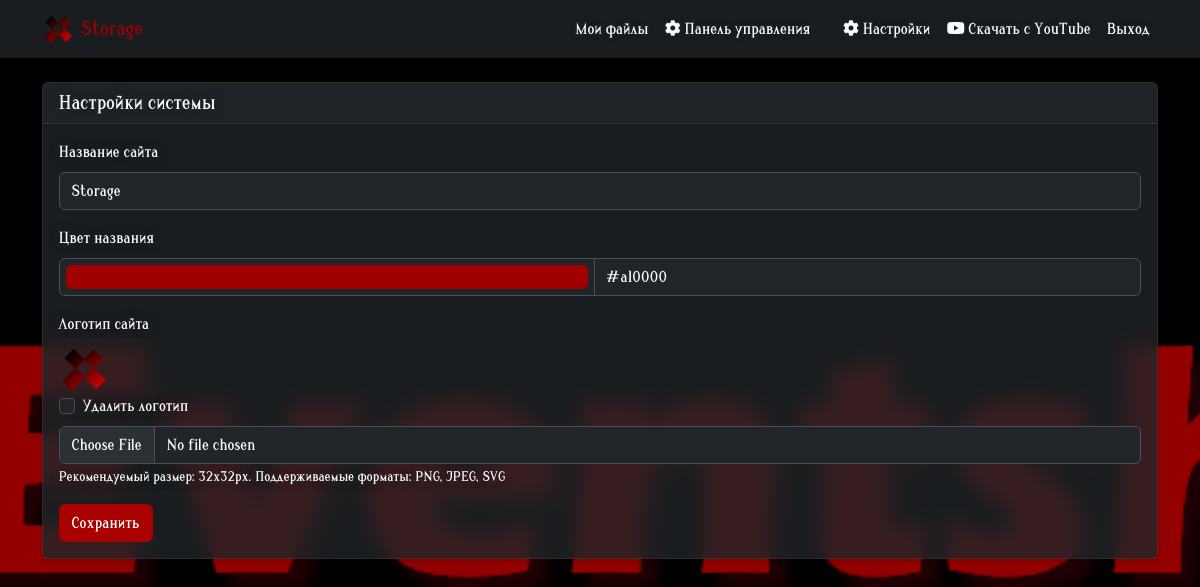
Screenshot of /esadmin/settings/ (signed in) with the database file from the repository.
### eventshock_auth/models.py (models this page shows, shortened)
class SystemSettings(models.Model):
    site_name = models.CharField(max_length=100, default='eStorage')
    site_logo = models.ImageField(upload_to='system/logo/', null=True, blank=True)
    site_name_color = models.CharField(max_length=7, default='#ffffff', help_text='HEX color code')
    class Meta:
        verbose_name = 'System Settings'
        verbose_name_plural = 'System Settings'
    @classmethod
    def get_settings(cls):
        settings, _ = cls.objects.get_or_create(pk=1)
        return settings

### eventshock_auth/admin/views.py (the view, shortened to what this page needs)
# urls.py: path('settings/', views.system_settings, name='system_settings'),
@staff_member_required
def system_settings(request):
    settings = SystemSettings.get_settings()
    return render(request, 'eventshock_auth/admin/system_settings.html', {
        'settings': settings
    })

### eventshock_auth/models.py (called while the page is built)
    def accent_color_rgb(self):
        color = self.accent_color.lstrip('#')
        return f"{int(color[:2], 16)}, {int(color[2:4], 16)}, {int(color[4:], 16)}"

    def accent_color_darker(self):
        color = self.accent_color.lstrip('#')
        r = max(int(color[:2], 16) - 30, 0)
        g = max(int(color[2:4], 16) - 30, 0)
        b = max(int(color[4:], 16) - 30, 0)
        return f"#{r:02x}{g:02x}{b:02x}"

### utils/context_processors.py (called while the page is built)
def language_processor(request):
    current_lang = request.LANGUAGE_CODE
    languages = get_available_languages()
    translations = load_language(current_lang)
    return {
        'available_languages': languages,
        'current_language': current_lang,
        't': translations['translations']  # Для удобного доступа к переводам в шаблонах
    }

def system_settings(request):
    return {
        'system_settings': SystemSettings.get_settings()
    }

### utils/localization.py (called while the page is built)
def load_language(lang_code):
    lang_file = os.path.join(settings.BASE_DIR, 'lang', f'{lang_code}.json')
    try:
        with open(lang_file, 'r', encoding='utf-8') as f:
            return json.load(f)
    except FileNotFoundError:
        with open(os.path.join(settings.BASE_DIR, 'lang', 'en.json'), 'r', encoding='utf-8') as f:
            return json.load(f)

def get_available_languages():
    lang_dir = os.path.join(settings.BASE_DIR, 'lang')
    languages = []
    for file in os.listdir(lang_dir):
        if file.endswith('.json'):
            with open(os.path.join(lang_dir, file), 'r', encoding='utf-8') as f:
                lang_data = json.load(f)
                languages.append({
                    'id': lang_data['id'],
                    'name': lang_data['name']
                })
    return languages

### templates/eventshock_auth/admin/system_settings.html (shortened to what this page needs)
{% extends 'eventshock_auth/admin/base.html' %}
{% block content %}
<div class="card">
    <div class="card-header">
        <h5 class="mb-0">Настройки системы</h5>
    </div>
    <div class="card-body">
        <form method="post" enctype="multipart/form-data">
            <div class="mb-3">
                <label class="form-label">Название сайта</label>
                <input type="text" class="form-control" name="site_name"
                       value="{{ settings.site_name }}">
            </div>
            <div class="mb-3">
                <label class="form-label">Цвет названия</label>
                <div class="input-group">
                    <input type="color" class="form-control form-control-color"
                           name="site_name_color" value="{{ settings.site_name_color }}">
                    <input type="text" class="form-control" id="colorText"
                           value="{{ settings.site_name_color }}"
                           pattern="#[0-9A-Fa-f]{6}">
                </div>
            </div>
            <div class="mb-3">
                <label class="form-label">Логотип сайта</label>
                {% if settings.site_logo %}
                    <div class="mb-2">
                        <img src="{{ settings.site_logo.url }}" alt="Current logo"
                             style="max-height: 50px;">
                        <div class="form-check">
                            <input type="checkbox" class="form-check-input"
                                   name="remove_logo" id="removeLogo">
                            <label class="form-check-label" for="removeLogo">
                                Удалить логотип
                            </label>
                        </div>
                    </div>
                {% endif %}
                <input type="file" class="form-control" name="site_logo"
                       accept="image/png,image/jpeg,image/svg+xml">
                <small class="text-muted">
                    Рекомендуемый размер: 32x32px. Поддерживаемые форматы: PNG, JPEG, SVG
                </small>
            </div>
            <button type="submit" class="btn btn-primary">Сохранить</button>
        </form>
    </div>
</div>
{% endblock %}

### templates/base.html (shortened to what this page needs)
<!DOCTYPE html>
<html lang="ru" data-bs-theme="{{ user.userprofile.theme }}">
<head>
    <link href="https://cdn.jsdelivr.net/npm/bootstrap@5.3.0/dist/css/bootstrap.min.css" rel="stylesheet">
    <link rel="stylesheet" href="https://cdnjs.cloudflare.com/ajax/libs/font-awesome/6.0.0/css/all.min.css">
    <link href="https://vjs.zencdn.net/7.20.3/video-js.css" rel="stylesheet" />
    <link href="https://cdn.jsdelivr.net/npm/plyr@3.7.8/dist/plyr.css" rel="stylesheet" />
    <link href="https://cdnjs.cloudflare.com/ajax/libs/medium-zoom/1.0.6/medium-zoom.min.css" rel="stylesheet">
    <link rel="stylesheet" href="https://cdnjs.cloudflare.com/ajax/libs/font-awesome/5.15.4/css/all.min.css">
</head>
<body>
    <nav class="navbar navbar-expand-lg">
        <div class="container">
            <a class="navbar-brand d-flex align-items-center" href="/">
                {% if system_settings.site_logo %}
                    <img src="{{ system_settings.site_logo.url }}" alt="Logo"
                         class="me-2" style="height: 32px;">
                {% endif %}
                <span style="color: {{ system_settings.site_name_color }}">
                    {{ system_settings.site_name }}
                </span>
            </a>
            <div class="collapse navbar-collapse" id="navbarNav">
                <ul class="navbar-nav ms-auto">
                    {% if user.is_authenticated %}
                        <li class="nav-item">
                            <a class="nav-link" href="{% url 'dashboard' %}">{{ t.storage.my_files }}</a>
                        </li>
                        {% if user.is_superuser %}
                        <li class="nav-item">
                            <a class="nav-link" href="{% url 'esadmin:dashboard' %}">
                                <i class="fas fa-cog"></i> {{ t.admin.dashboard }}
                            </a>
                        </li>
                        {% endif %}
                        <li class="nav-item">
                            <a class="nav-link" href="{% url 'manage_accounts' %}">{{ t.settings.linked_accounts }}</a>
                        </li>
                        <li class="nav-item">
                            <a class="nav-link" href="{% url 'settings_profile' %}">
                                <i class="fas fa-cog"></i> {{ t.settings.settings }}
                            </a>
                        </li>
                        <li class="nav-item">
                            <a class="nav-link" href="{% url 'youtube_download' %}">
                                <i class="fab fa-youtube"></i> {{ t.storage.youtube_download }}
                            </a>
                        </li>
                        <li class="nav-item">
                            <a class="nav-link" href="{% url 'logout' %}">{{ t.auth.logout }}</a>
                        </li>
                    {% endif %}
                </ul>
            </div>
        </div>
    </nav>
    <div class="container mt-4">
        <div class="content-container">
            {% block content %}
            {% endblock %}
        </div>
    </div>
</body>
</html>

### templates/base.html (style rules this page uses)
:root { --bs-body-bg: #f8f9fa; --bs-body-color: #212529; --bs-primary: #0d6efd; --bs-link-color: #0d6efd; --bs-link-hover-color: #0d6efd; --bs-navbar-color: #212529; --bs-container-color: #f8f9fa; }
[data-bs-theme="dark"] { --bs-body-bg: #212529; --bs-body-color: #f8f9fa; --bs-border-color: #495057; }
.navbar { background: rgba(var(--bs-body-bg-rgb), 0.5) !important; backdrop-filter: blur(10px); z-index: 8500 !important; }
body { position: relative; }
.card *, .navbar *, .modal * { color: inherit; }
.nav-link { color: var(--bs-body-color) !important; }
.navbar-nav .nav-link { color: var(--bs-body-color) !important; text-shadow: 0 0 10px rgba(var(--bs-body-bg-rgb), 0.5); }
[data-bs-theme="dark"] { --text-color: #f8f9fa; }
.nav-link, .list-group-item, .navbar-nav .nav-link, h1, h2, h3, h4, h5, h6, .text-muted { color: var(--text-color) !important; }
.navbar-nav .nav-link, .settings-nav .nav-link, .list-group-item { text-shadow: 0 0 5px rgba(var(--bs-body-bg-rgb), 0.5); }
body > *:not(.card):not(.navbar):not(.modal):not(script):not(style) { color: var(--adaptive-text-color, var(--bs-body-color)); transition: color 0.3s ease; }
.transparent-text { text-shadow: 0 0 10px rgba(var(--bs-body-bg-rgb), 0.5); }
[data-bs-theme="dark"] .input-group .form-control, [data-bs-theme="dark"] .input-group .input-group-text, [data-bs-theme="dark"] .form-control:disabled, [data-bs-theme="dark"] .form-control[readonly], [data-bs-theme="dark"] .form-control, [data-bs-theme="dark"] input[readonly], [data-bs-theme="dark"] textarea[readonly], [data-bs-theme="dark"] .form-select { background-color: var(--bs-dark) !important; color: var(--bs-light) !important; border-color: var(--bs-gray-700) !important; }

### rows the page displays
SystemSettings: site_logo (picture), site_name "Storage", site_name_color "#a10000"

### other values shown
{{ t.storage.my_files }} "Мои файлы"
{{ t.admin.dashboard }} "Панель управления"
{{ t.settings.settings }} "Настройки"
{{ t.storage.youtube_download }} "Скачать с YouTube"
{{ t.auth.logout }} "Выход"
